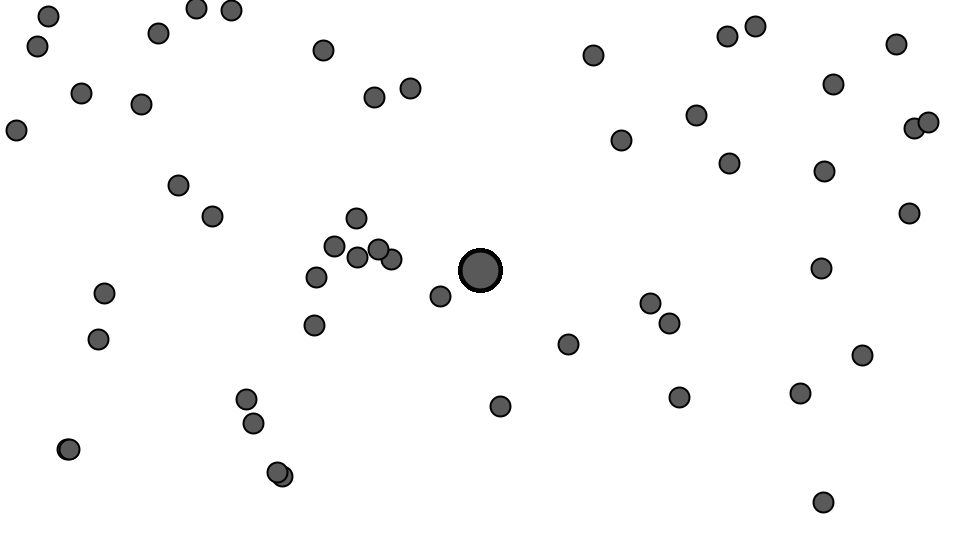
Frame 1 (no input)
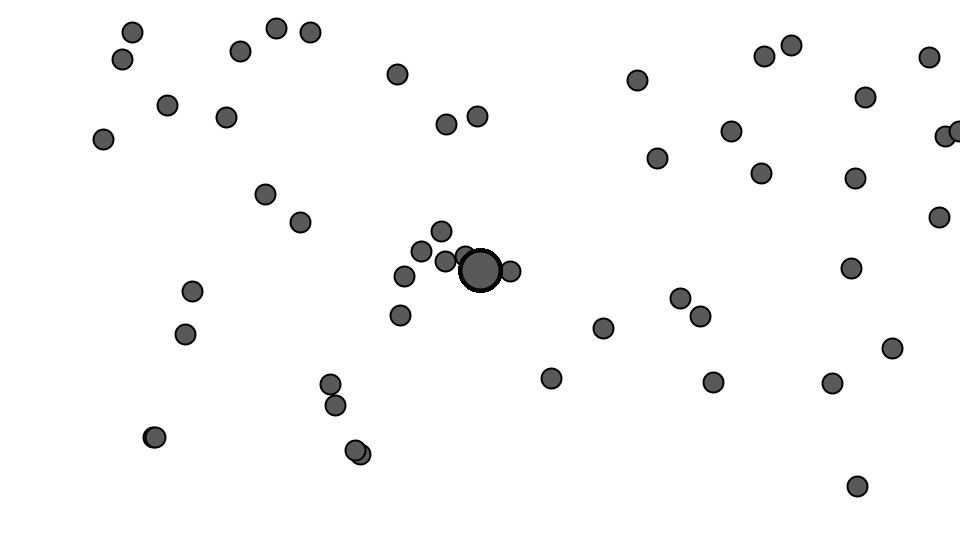
Frame 60 (the mouse pressed at the canvas centre just before this capture)
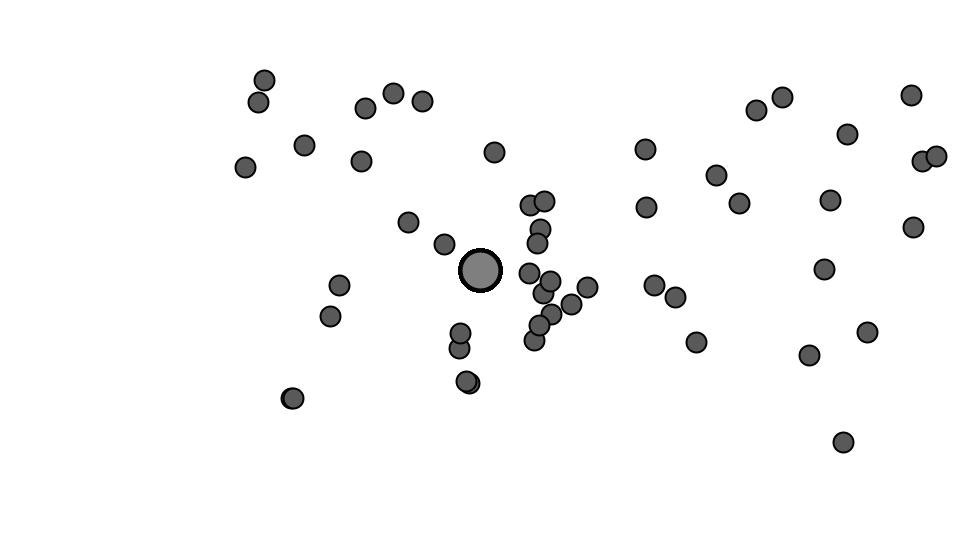
Frame 120 (the mouse held since frame 60 and released just before this capture)

The Processing sketch that drew these frames (run headless with seeded random() and noise(); from frame 60 on, the mouse is pressed at the canvas centre):

// Processing sketch: sketch_xxx_mover_attractor2
// ── sketch_xxx_mover_attractor2.pde
int num = 50;
ArrayList<Mover> movers = new ArrayList<Mover>();
Attractor attractor;

// setup関数 : 初回1度だけ実行される
void setup(){
  size(960,540); // ウィンドウサイズを960px,540pxに
  colorMode(HSB,360,100,100); // HSBでの色指定にする
  smooth(); // 描画を滑らかに
  for(int i = 0; i < num; i++){
    Mover mover = new Mover();
    movers.add(mover);
  }
  attractor = new Attractor();

}

// draw関数 : setup関数実行後繰り返し実行される
void draw(){
  background(0,0,100);
  for(Mover mover:movers){

  PVector force = attractor.attract(mover);
  mover.applyForce(force);
  mover.update();

  attractor.drag();
  attractor.hover(mouseX,mouseY);
  attractor.display();
  mover.display();
  }
}

void mousePressed(){
  attractor.clicked(mouseX,mouseY);
}
void mouseReleased(){
  attractor.stopDragging();
}

class Attractor{
  float mass;
  float G;
  PVector position;
  boolean dragging = false;
  boolean rollover = false;
  PVector dragOffset;

  Attractor(){
    position = new PVector(width/2,height/2);
    mass = 20;
    G = 1;
    dragOffset = new PVector(0,0);
  }

  PVector attract(Mover m){
    PVector force = PVector.sub(position,m.position);
    float d = force.mag();
    d = constrain(d,5.0,25.0);
    force.normalize();
    float strength = (G * m.mass * m.mass) / (d * d);
    force.mult(strength);
    return force;
  }

  void display(){
    ellipseMode(CENTER);
    strokeWeight(4);
    stroke(0,0,0);
    if(dragging) fill(0,0,50);
    else if(rollover) fill(0,0,60);
    ellipse(position.x,position.y,mass*2,mass*2);
  }
  void clicked(int mx,int my){
    float d = dist(mx,my,position.x,position.y);
    if(d < mass){
      dragging = true;
      dragOffset.x = position.x - mx;
      dragOffset.y = position.y - my;
    }
  }
  void hover(int mx,int my){
    float d = dist(mx,my,position.x,position.y);
    if(d < mass){
      rollover = true;
    }
  }
  void drag() {
    if (dragging) {
      position.x = mouseX + dragOffset.x;
      position.y = mouseY + dragOffset.y;
    }
  }

  void stopDragging(){
    dragging = false;
  }
}

class Mover {

  PVector position;
  PVector velocity;
  PVector acceleration;
  float mass;

  Mover() {
    position = new PVector(random(width),random(height));
    velocity = new PVector(1,0);
    acceleration = new PVector(0,0);
    mass = 10;
  }

  void applyForce(PVector force) {
    PVector f = PVector.div(force,mass);
    acceleration.add(f);
  }

  void update() {
    velocity.add(acceleration);
    position.add(velocity);
    acceleration.mult(0);
  }

  void display() {
    stroke(0);
    strokeWeight(2);
    fill(127);
    ellipse(position.x,position.y,mass*2,mass*2);
  }

  void checkEdges() {

    if (position.x > width) {
      position.x = 0;
      } else if (position.x < 0) {
        position.x = width;
      }

      if (position.y > height) {
        velocity.y *= -1;
        position.y = height;
      }

    }

  }
